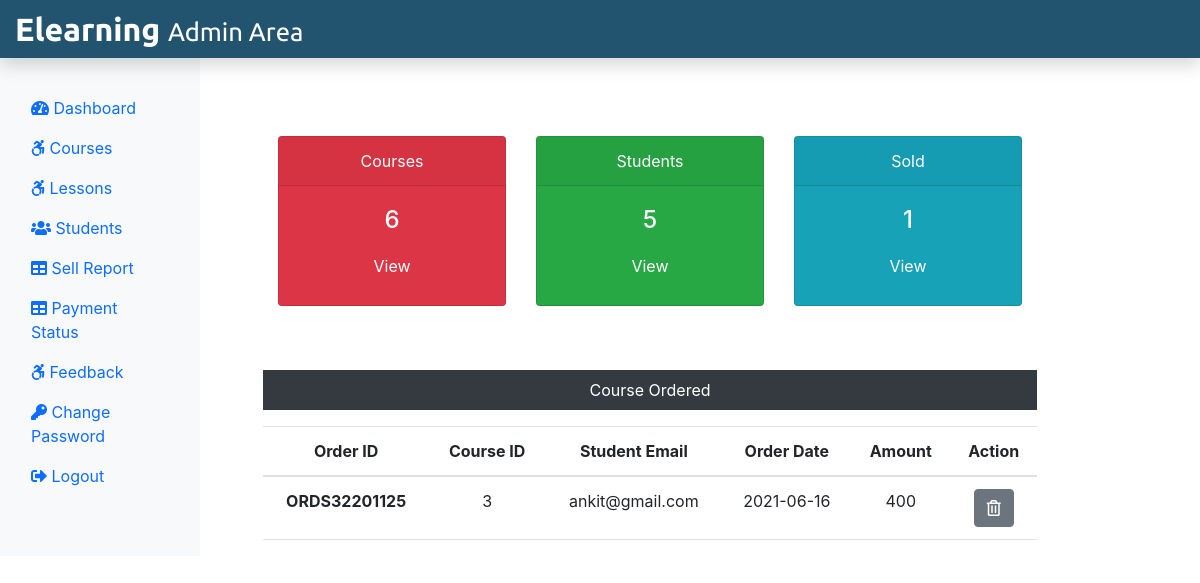
Screenshot of /Admin/adminDashboard.php (signed in) with the database file from the repository.
### tables this page shows
CREATE TABLE `courseorder` (
  `co_id` int(11) NOT NULL,
  `order_id` varchar(255) NOT NULL,
  `stu_email` varchar(255) NOT NULL,
  `course_id` int(11) NOT NULL,
  `status` varchar(255) NOT NULL,
  `respmsg` text NOT NULL,
  `amount` int(11) NOT NULL,
  `order_date` date NOT NULL
);

### Admin/adminDashboard.php (the view, shortened to what this page needs)
<?php
    include("./adminInclude/header.php");
    include("../dbConnection.php");
    $sql = "SELECT * FROM course";
    $result = $conn->query($sql);
    $totalcourse = $result->num_rows;
    $sql = "SELECT * FROM student";
    $result = $conn->query($sql);
    $totalstu = $result->num_rows;
    $sql = "SELECT * FROM courseorder";
    $result = $conn->query($sql);
    $totalsold = $result->num_rows;
?>
<div class="col-sm-9 mt-5">
    <div class="row mx-5 text-center">
        <div class="col-sm-4 mt-5">
            <div class="card text-white bg-danger mb-3" style="max-width: 18rem;">
                <div class="card-header">Courses</div>
                <div class="card-body">
                    <h4 class="card-title">
                        <?php echo $totalcourse; ?>
                    </h4>
                    <a class="btn text-white" href="courses.php">View</a>
                </div>
            </div>
        </div>
        <div class="col-sm-4 mt-5">
            <div class="card text-white bg-success mb-3" style="max-width: 18rem;">
                <div class="card-header">Students</div>
                <div class="card-body">
                    <h4 class="card-title">
                        <?php echo $totalstu; ?>
                    </h4>
                    <a class="btn text-white" href="students.php">View</a>
                </div>
            </div>
        </div>
        <div class="col-sm-4 mt-5">
            <div class="card text-white bg-info mb-3" style="max-width: 18rem;">
                <div class="card-header">Sold</div>
                <div class="card-body">
                    <h4 class="card-title">
                        <?php echo $totalsold; ?>
                    </h4>
                    <a class="btn text-white" href="sellReport.php">View</a>
                </div>
            </div>
        </div>
    </div>
    <div class="mx-5 mt-5 text-center">
        <p class="bg-dark text-white p-2">Course Ordered</p>
        <?php
            $sql = "SELECT * FROM courseorder";
            $result = $conn->query($sql);
            if($result->num_rows > 0){
        ?>
        <table class="table">
            <thread>
                <tr>
                    <th scope="col">Order ID</th>
                    <th scope="col">Course ID</th>
                    <th scope="col">Student Email</th>
                    <th scope="col">Order Date</th>
                    <th scope="col">Amount</th>
                    <th scope="col">Action</th>
                </tr>
            </thread>
            <tbody>
                <?php
                    while($row = $result->fetch_assoc()){
                ?>
                <tr>
                    <th scope="row"> <?php echo $row['order_id']; ?> </th>
                    <td> <?php echo $row['course_id']; ?> </td>
                    <td> <?php echo $row['stu_email']; ?> </td>
                    <td> <?php echo $row['order_date']; ?> </td>
                    <td> <?php echo $row['amount']; ?> </td>
                    <td>
                        <form action="" method=" POST" class="d-inline">
                            <button type="submit" class="btn btn-secondary" name="delete" value="Delete">
                                <i class="far fa-trash-alt"></i>
                            </button>
                        </form>
                    </td>
                </tr>
                <?php
                    }
                ?>
            </tbody>
        </table>
        <?php
            }
            else{
                echo "0 Result";
            }
        ?>
    </div>
</div>
</div>
</div>
<?php
    include("./adminInclude/footer.php");
?>

### rows the page displays
courseorder: order "ORDS32201125", course "3", stu_email "ankit@gmail.com", order_date "2021-06-16", amount "400"

### other values shown
$totalcourse "6"
$totalstu "5"
$totalsold "1"
